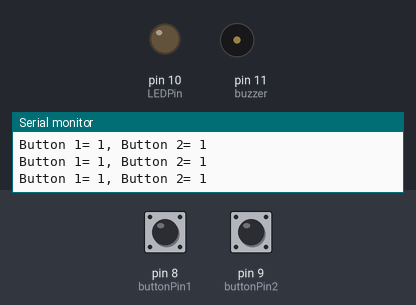
The sketch below on a simulated Arduino Uno, built with avr-gcc and run on an emulated ATmega328P. Shown: output pins drawn as LEDs (lit = HIGH), buzzer (waves = sounding), the last lines printed to the serial monitor. Inputs (shaded band) come from the test bench; at power-on: pin 9 (buttonPin2) HIGH, pin 8 (buttonPin1) HIGH.

Above: at 1.2 s.
1.3 s: pin 9 (buttonPin2) pulled LOW for 1 s
At 3.1 s:
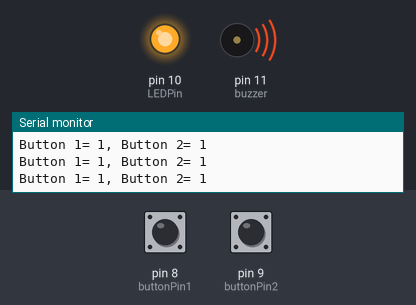
4.3 s: pin 8 (buttonPin1) pulled LOW for 1 s
At 6.4 s:
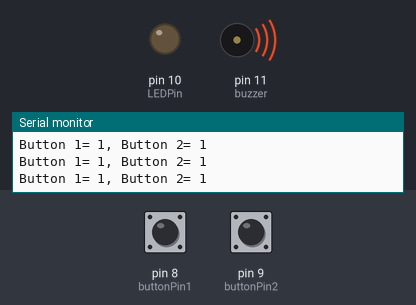
6.8 s: pin 8 (buttonPin1) pulled LOW for 0.15 s
9.9 s: pin 9 (buttonPin2) pulled LOW for 0.15 s
At 10.8 s:
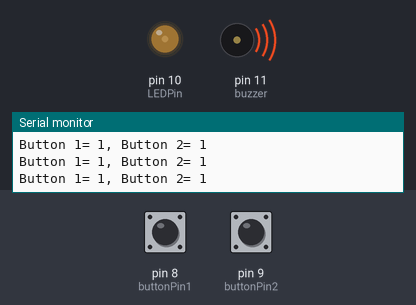
11.6 s: pin 9 (buttonPin2) pulled LOW for 3.2 s
At 11.86 s:
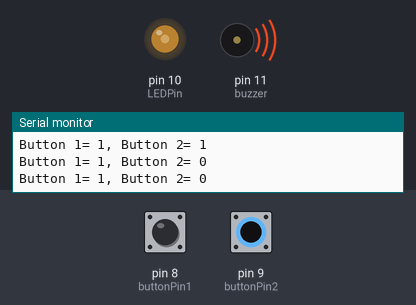
Timing chart, 0 to 14.6 s (numbered marks = the images above; inputs shaded):
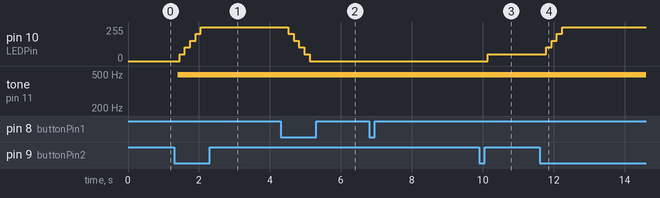

The sketch:

cambiar_brillo_con_botones.ino
```cpp
int buttonPin1=8;
int buttonPin2=9;
int LEDPin=10;
int buzzer=11;
int buttonVal1;
int buttonVal2;
int LEDbrightness=0;
int dt=100;
int buzzerDelay=50;

void setup() {
  // put your setup code here, to run once:
  Serial.begin(9600);
  pinMode(buttonPin1, INPUT);
  pinMode(buttonPin2, INPUT);
  pinMode(LEDPin, OUTPUT);
  pinMode(buzzer, OUTPUT);
}

void loop() {
  // put your main code here, to run repeatedly:
  buttonVal1=digitalRead(buttonPin1);
  buttonVal2=digitalRead(buttonPin2);
  Serial.print("Button 1= ");
  Serial.print(buttonVal1);
  Serial.print(", ");
  Serial.print("Button 2= ");
  Serial.println(buttonVal2);
  delay(dt);

  if (buttonVal1==0) {
    LEDbrightness=LEDbrightness-51;
    analogWrite(buzzer, 128);
    delay(buzzerDelay);
    digitalWrite(buzzer, LOW);
  }
  if (buttonVal2==0) {
    LEDbrightness=LEDbrightness+51;
    analogWrite(buzzer, 128);
    delay(buzzerDelay);
    digitalWrite(buzzer, LOW);
  }
  if (LEDbrightness>255) {
    LEDbrightness=255;
  }
  if (LEDbrightness<0) {
    LEDbrightness=0;
  }
  analogWrite(LEDPin, LEDbrightness);
}
```

Measured:
- after the input at 1.3 s, pin 10 (LEDPin): moves from 0/255 to 255/255 over 0.60 s, starting after 0.16 s; tone on pin 11 (buzzer): silent → 490 Hz after 0.11 s
- after the input at 4.3 s, pin 10 (LEDPin): moves from 255/255 to 0/255 over 0.60 s, starting after 0.21 s
- after the input at 9.9 s, pin 10 (LEDPin): 0/255 → 51/255 after 0.23 s
- after the input at 11.6 s, pin 10 (LEDPin): 51/255 → 102/255 after 0.19 s, → 153/255 0.15 s later, → 204/255 0.15 s later, → 255/255 0.15 s later
